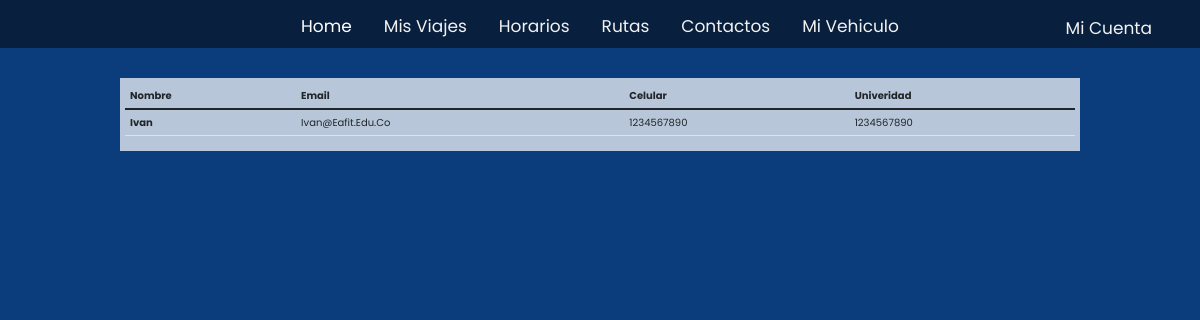
The app's page /contacto/1/ (signed in) with its own data.
### app/models.py (models this page shows, shortened)
class Ruta(models.Model):
    lugarSalida = models.CharField(max_length=200)
    lugarLlegada = models.CharField(max_length=200)
    ruta = models.CharField(max_length=200)
    fechaSalida = models.DateTimeField(auto_now=False)
    user = models.ForeignKey(User, on_delete=models.CASCADE, default=True)

class User(AbstractUser):
    name = models.CharField(max_length=200, null=True)
    email= models.EmailField(unique=True, null=True)
    universidad= models.CharField(max_length=20, null=True)
    horario = models.ImageField(upload_to = 'horarios',  default='horarios/default.png',blank=True)
    celular= models.CharField(max_length=10, unique=True, null=True)
    USERNAME_FIELD= 'email'
    REQUIRED_FIELDS=['universidad', 'horario', 'username']

### app/views.py (the view)
# urls.py: path('contacto/<pk>/', appViews.contacto, name="contacto"),
def contacto(request, pk):
    instance = get_object_or_404(Ruta, id=pk)
    context={'Creador': instance}
    return render(request,'contacto.html', context)

### app/templates/contacto.html
{% extends "layout.html" %}
{%load static%}
{% block content %}
<div class="info">
    <table class="table">
        <thead class="thead-dark">
            <tr>
            <th scope="col">Nombre</th>
            <th scope="col">Email</th>
            <th scope="col">Celular</th>
            <th scope="col">Univeridad</th>
            </tr>
        </thead>
        <tbody>
            <tr>
            <th> {{ Creador.user.username }} </th>
            <td> {{ Creador.user.email }} </td>
            <td> {{ Creador.user.celular }} </td>
            <td> {{ Creador.user.celular }} </td>
            </tr>
</div>
{% endblock %}

### app/static/styles/inici.css (style rules this page uses)
html { height: 100%; }
body { overflow: hidden; justify-content: center; background-color: #0b3c7c; margin: 0px; overflow: hidden; justify-content: center; background-color:#0b3c7c; margin: 0px; padding-bottom: 100px; }
* { margin: 0; padding: 0; box-sizing: border-box; text-decoration: none; outline: none; border: none; text-transform: capitalize; font-family: "Poppins", sans-serif; font-family: 'Poppins', sans-serif; min-height: 100%; }
html { font-size: 62.5%; overflow-x: hidden; scroll-padding-top: 5.5rem; scroll-behavior: smooth; }
.info { height: auto; width: auto; margin: 30px 120px 30px 120px; background-color: rgba(255, 255, 255, 0.705); justify-items: center; padding: 5px; }

### records on screen
Ruta: user.username "Ivan", user.email "Ivan@eafit.edu.co", user.celular "1234567890"
